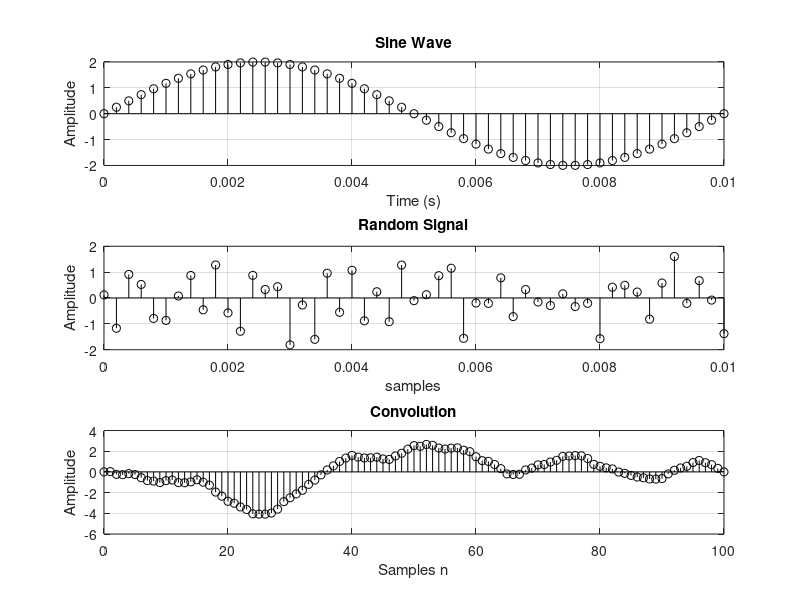

MATLAB code for this plot:

clc; clear; close all;
A = 2; 
f = 100; 
fs = 5000; 
t = 0:1/fs:0.01;  
x = A * sin(2*pi*f* t);  
random_signal = randn(1, length(t)); 
M = length(x); 
N = length(random_signal);
len = M + N - 1;      
y = zeros(1, len);  
for n = 1:len
    for k = 1:N
        if n-k+1 > 0 && n-k+1 <= M
            y(n) = y(n) + x(n-k+1) * random_signal(k);
        end
    end
end
figure;
subplot(3, 1, 1);
stem(t, x, 'k');
title('Sine Wave');xlabel('Time (s)');ylabel('Amplitude');
grid on;
subplot(3, 1, 2);
stem(t, random_signal, 'k');
title('Random Signal');xlabel('samples');ylabel('Amplitude');
grid on;
subplot(3, 1, 3);
stem(0:len-1, y, 'k');
title('Convolution');xlabel('Samples n');ylabel('Amplitude');
grid on;

saveas(gcf, 'convolution_sine_random_plot.png');
